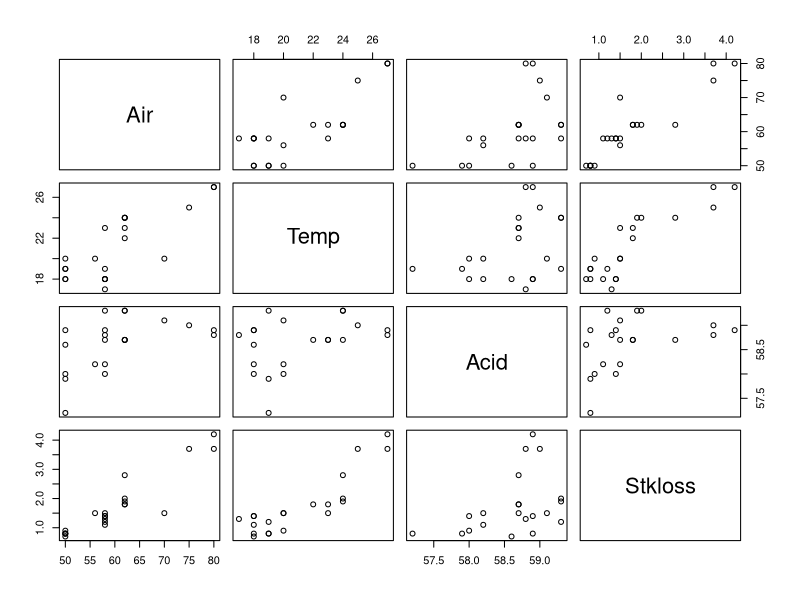
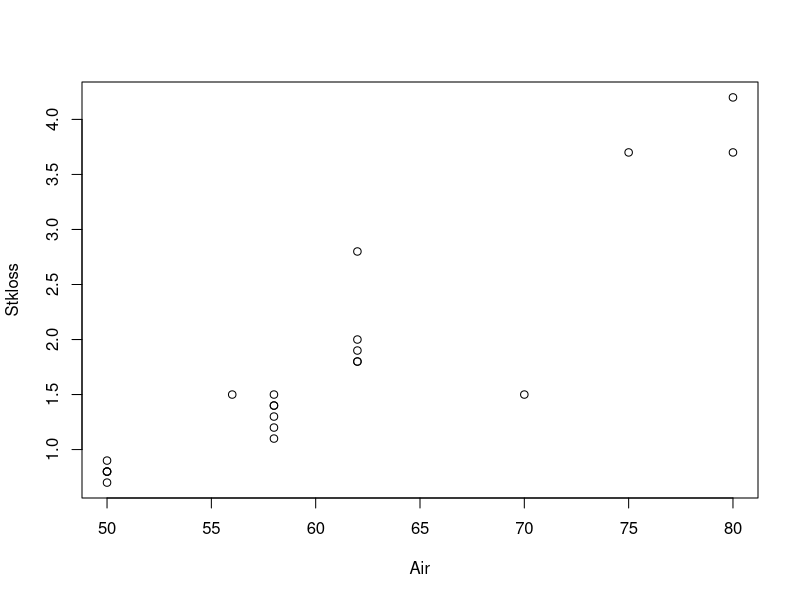
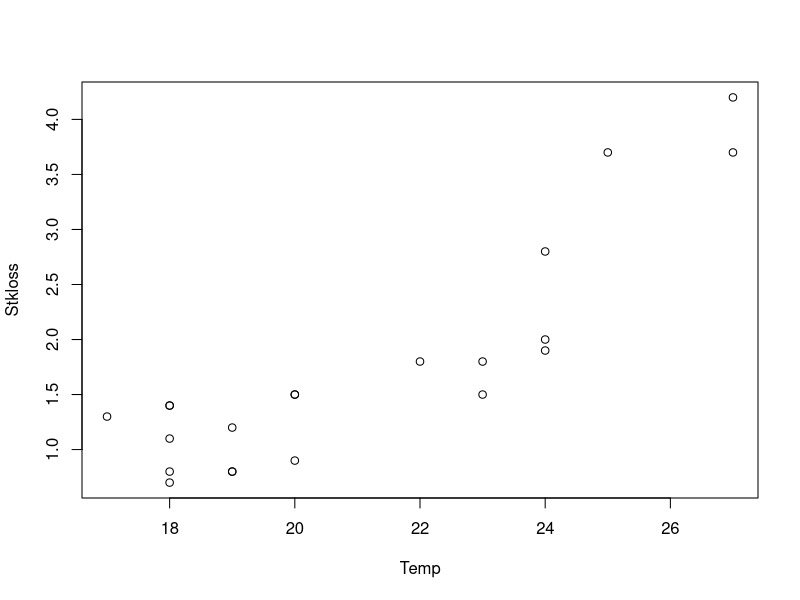
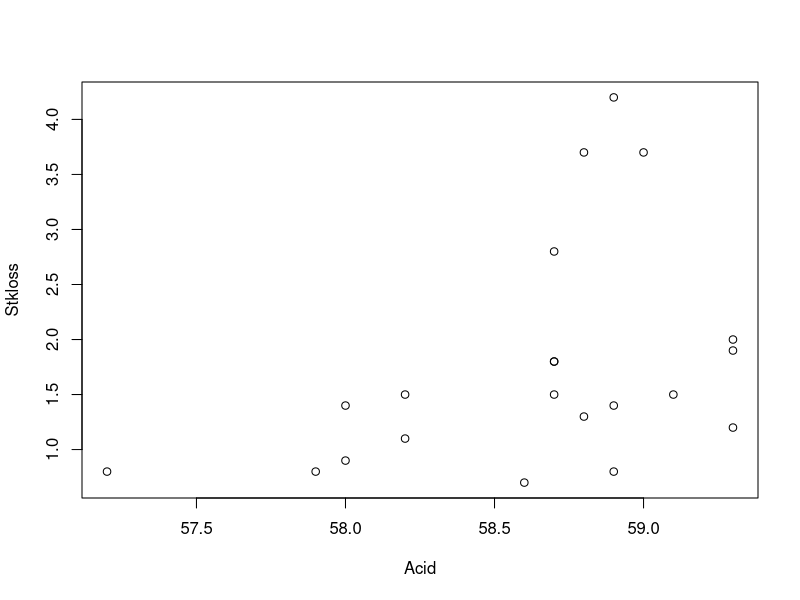
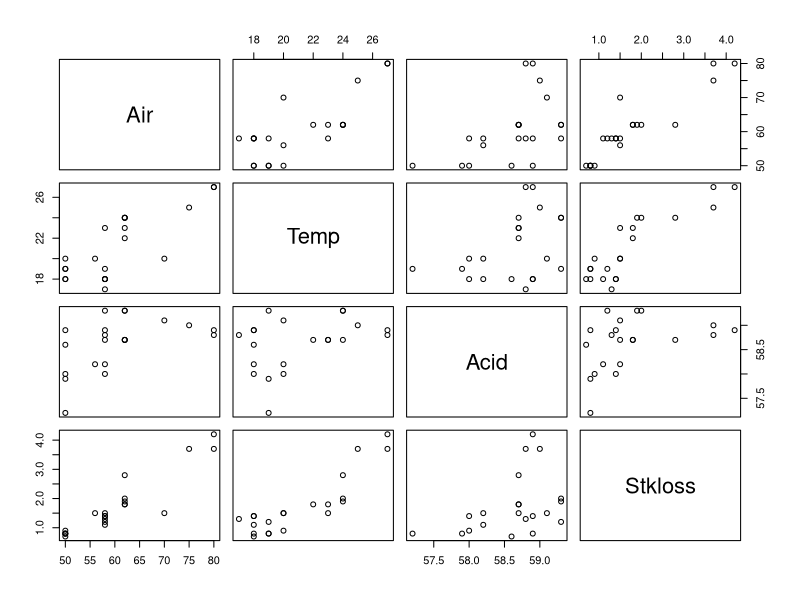

These figures' R source, in order:
setwd("C:/Users/caitlyn jones/OneDrive/classes/math/statistical modelling/Practical 2")
Data <- read.table("Stackloss.txt", header = TRUE)
head(Data)
attach(Data)
plot(Data)
plot(Air,Stkloss)
plot(Temp,Stkloss)
plot(Acid,Stkloss)
plot(Data)
lm(Stkloss~Air)
Model1 <- lm(Stkloss~Air)
summary(Model1)
ModelFull <- lm(Stkloss~Air+Temp+Acid)
summary(ModelFull)

# Discussion Questions
# 1. Air and Temperature
# 2. The null hypothesis is rejected meaning there is 
#    a relationship between Air and Stkloss
# 3. From the fitted model, you can see that Air and
#    Temperature have a relationship to Stkloss. To 
#    reduce the loss of Ammonia, we can reduce the
#    amount of Air or Temperature.

